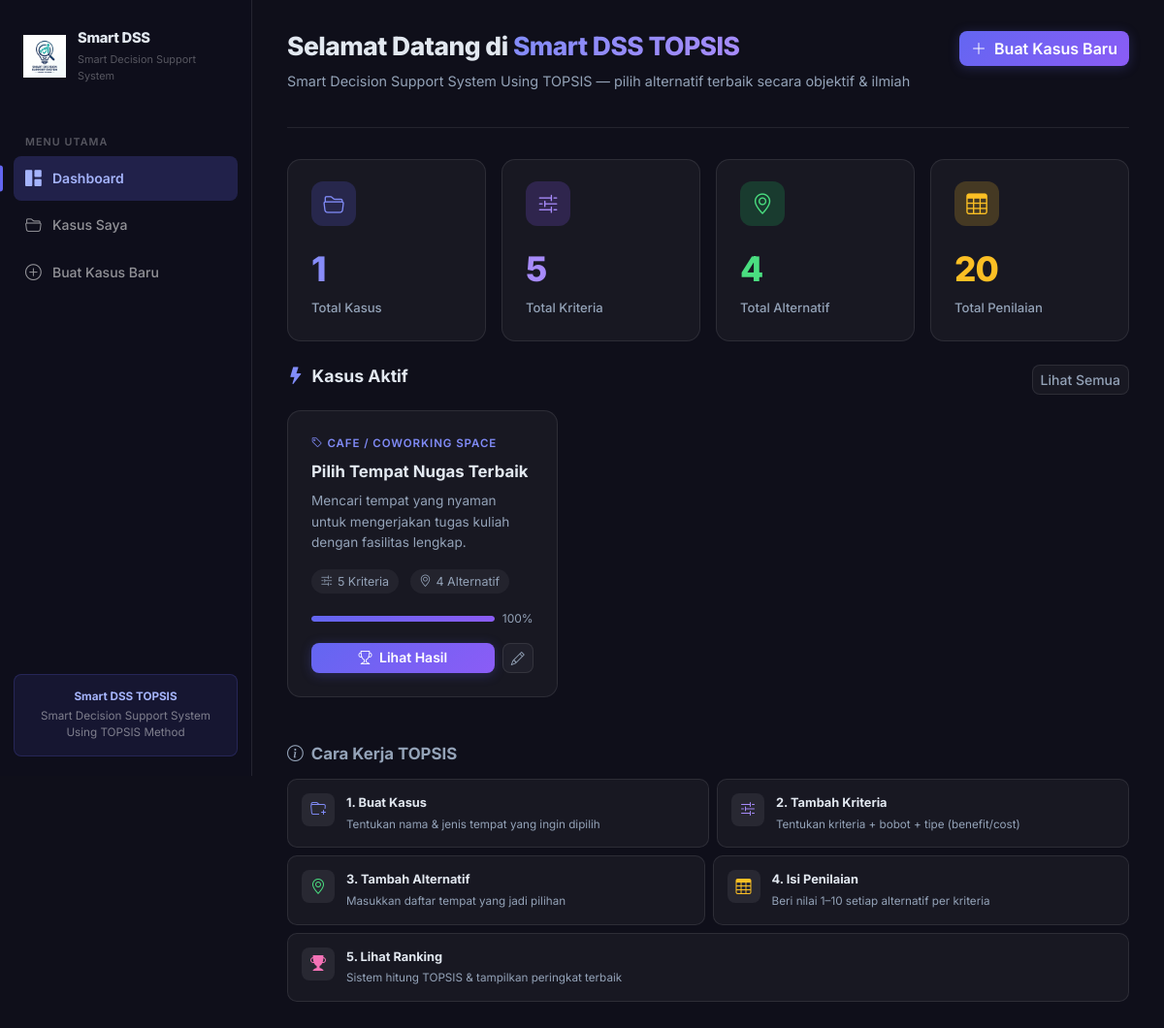
The page / on the database its author committed.
### tables this page shows
CREATE TABLE IF NOT EXISTS kasus (
  id          INT AUTO_INCREMENT PRIMARY KEY,
  nama        VARCHAR(255) NOT NULL,
  deskripsi   TEXT,
  tipe_tempat VARCHAR(100),
  created_at  TIMESTAMP DEFAULT CURRENT_TIMESTAMP
);

### controllers/KasusController.php (called while the page is built, shortened)
<?php
class KasusController {
    public function dashboard(): void {
        $stats      = getKasusStats();
        $kasus_list = getAllKasus();
        require BASE_PATH . '/views/layouts/header.php';
        require BASE_PATH . '/views/dashboard.php';
        require BASE_PATH . '/views/layouts/footer.php';
    }
}

### models/Kasus.php (called while the page is built, shortened)
<?php
function getAllKasus(): array {
    $db = getDB();
    $sql = "SELECT k.*,
                COUNT(DISTINCT kr.id) AS jumlah_kriteria,
                COUNT(DISTINCT a.id)  AS jumlah_alternatif
            FROM kasus k
            LEFT JOIN kriteria   kr ON kr.kasus_id = k.id
            LEFT JOIN alternatif a  ON a.kasus_id  = k.id
            GROUP BY k.id
            ORDER BY k.created_at DESC";
    return $db->query($sql)->fetchAll();
}
function getKasusStats(): array {
    $db  = getDB();
    $row = $db->query(
        "SELECT
            (SELECT COUNT(*) FROM kasus)      AS total_kasus,
            (SELECT COUNT(*) FROM kriteria)   AS total_kriteria,
            (SELECT COUNT(*) FROM alternatif) AS total_alternatif,
            (SELECT COUNT(*) FROM penilaian)  AS total_penilaian"
    )->fetch();
    return $row ?: ['total_kasus' => 0, 'total_kriteria' => 0, 'total_alternatif' => 0, 'total_penilaian' => 0];
}
function getKasusProgress(int $kasus_id): array {
    $db = getDB();
    $jmlKriteria   = (int)$db->query("SELECT COUNT(*) FROM kriteria   WHERE kasus_id = $kasus_id")->fetchColumn();
    $jmlAlternatif = (int)$db->query("SELECT COUNT(*) FROM alternatif WHERE kasus_id = $kasus_id")->fetchColumn();
    $jmlPenilaian  = 0;
    $totalRequired = $jmlKriteria * $jmlAlternatif;
    if ($totalRequired > 0) {
        $stmt = $db->prepare(
            "SELECT COUNT(*) FROM penilaian p
             INNER JOIN alternatif a ON a.id = p.alternatif_id
             INNER JOIN kriteria   k ON k.id = p.kriteria_id
             WHERE a.kasus_id = ? AND k.kasus_id = ?"
        );
        $stmt->execute([$kasus_id, $kasus_id]);
        $jmlPenilaian = (int)$stmt->fetchColumn();
    }
    return [
        'kriteria'   => $jmlKriteria   >= 2,
        'alternatif' => $jmlAlternatif >= 2,
        'penilaian'  => $totalRequired > 0 && $jmlPenilaian >= $totalRequired,
        'jml_kriteria'   => $jmlKriteria,
        'jml_alternatif' => $jmlAlternatif,
        'jml_penilaian'  => $jmlPenilaian,
        'total_required' => $totalRequired,
    ];
}

### views/dashboard.php (the view, shortened to what this page needs)
<div class="page-header fade-in-up">
  <div class="d-flex align-items-start justify-content-between flex-wrap gap-2">
    <div>
      <h1 class="page-title">
        Selamat Datang di <span class="gradient-text">Smart DSS TOPSIS</span>
      </h1>
      <p class="page-subtitle">Smart Decision Support System Using TOPSIS — pilih alternatif terbaik secara objektif &amp; ilmiah</p>
    </div>
    <a href="index.php?page=kasus&action=create" class="btn btn-gradient">
      <i class="bi bi-plus-lg me-1"></i> Buat Kasus Baru
    </a>
  </div>
</div>
<div class="row g-3 mb-4">
  <div class="col-sm-6 col-xl-3 fade-in-up delay-1">
    <div class="stat-card">
      <div class="stat-icon" style="background:rgba(99,102,241,.2);">
        <i class="bi bi-folder2-open" style="color:#818cf8;"></i>
      </div>
      <div class="stat-value gradient-text"><?= (int)$stats['total_kasus'] ?></div>
      <div class="stat-label">Total Kasus</div>
    </div>
  </div>
  <div class="col-sm-6 col-xl-3 fade-in-up delay-2">
    <div class="stat-card">
      <div class="stat-icon" style="background:rgba(139,92,246,.2);">
        <i class="bi bi-sliders2" style="color:#a78bfa;"></i>
      </div>
      <div class="stat-value" style="color:#a78bfa;"><?= (int)$stats['total_kriteria'] ?></div>
      <div class="stat-label">Total Kriteria</div>
    </div>
  </div>
  <div class="col-sm-6 col-xl-3 fade-in-up delay-3">
    <div class="stat-card">
      <div class="stat-icon" style="background:rgba(34,197,94,.2);">
        <i class="bi bi-geo-alt" style="color:#4ade80;"></i>
      </div>
      <div class="stat-value" style="color:#4ade80;"><?= (int)$stats['total_alternatif'] ?></div>
      <div class="stat-label">Total Alternatif</div>
    </div>
  </div>
  <div class="col-sm-6 col-xl-3 fade-in-up delay-4">
    <div class="stat-card">
      <div class="stat-icon" style="background:rgba(251,191,36,.2);">
        <i class="bi bi-table" style="color:#fbbf24;"></i>
      </div>
      <div class="stat-value" style="color:#fbbf24;"><?= (int)$stats['total_penilaian'] ?></div>
      <div class="stat-label">Total Penilaian</div>
    </div>
  </div>
</div>
<div class="d-flex align-items-center justify-content-between mb-3 fade-in-up">
  <h2 style="font-size:1.1rem;font-weight:700;color:var(--text);">
    <i class="bi bi-lightning-fill me-2" style="color:#818cf8;"></i>Kasus Aktif
  </h2>
  <a href="index.php?page=kasus" class="btn btn-ghost btn-sm">Lihat Semua</a>
</div>
<?php if (empty($kasus_list)): ?>
<div class="glass-card fade-in-up">
  <div class="card-body empty-state">
    <i class="bi bi-folder-plus d-block"></i>
    <p class="mb-1" style="color:var(--text-muted);font-size:1.05rem;">Belum ada kasus.</p>
    <p class="mb-3" style="color:var(--text-faint);font-size:.875rem;">Buat kasus pertama Anda untuk mulai menggunakan Smart DSS TOPSIS.</p>
    <a href="index.php?page=kasus&action=create" class="btn btn-gradient">
      <i class="bi bi-plus-lg me-1"></i> Buat Kasus Pertama
    </a>
  </div>
</div>
<?php else: ?>
<div class="row g-3">
<?php foreach ($kasus_list as $idx => $k):
  $prog = getKasusProgress((int)$k['id']);
  $done_count = ($prog['kriteria'] ? 1:0) + ($prog['alternatif'] ? 1:0) + ($prog['penilaian'] ? 1:0);
  $pct = round($done_count / 3 * 100);
?>
  <div class="col-md-6 col-xl-4 fade-in-up" style="animation-delay: <?= $idx * .06 ?>s;">
    <div class="kasus-card">
      <div class="kasus-tipe">
        <i class="bi bi-tag me-1"></i><?= htmlspecialchars($k['tipe_tempat'] ?: 'Umum') ?>
      </div>
      <div class="kasus-title"><?= htmlspecialchars($k['nama']) ?></div>
      <div class="kasus-desc text-truncate-2">
        <?= htmlspecialchars($k['deskripsi'] ?: 'Tidak ada deskripsi.') ?>
      </div>
      <div class="kasus-meta">
        <span class="kasus-meta-item"><i class="bi bi-sliders2"></i> <?= (int)$k['jumlah_kriteria'] ?> Kriteria</span>
        <span class="kasus-meta-item"><i class="bi bi-geo-alt"></i> <?= (int)$k['jumlah_alternatif'] ?> Alternatif</span>
      </div>
      <div class="d-flex align-items-center gap-2 mb-3">
        <div class="progress-bar-custom flex-grow-1">
          <div class="progress-fill" data-width="<?= $pct ?>"></div>
        </div>
        <span style="font-size:.75rem;color:var(--text-muted);flex-shrink:0;"><?= $pct ?>%</span>
      </div>
      <div class="d-flex gap-2 mt-auto">
        <?php if ($prog['penilaian']): ?>
          <a href="index.php?page=hasil&kasus_id=<?= $k['id'] ?>" class="btn btn-gradient btn-sm flex-grow-1">
            <i class="bi bi-trophy me-1"></i> Lihat Hasil
          </a>
        <?php else: ?>
          <a href="index.php?page=kasus&action=show&id=<?= $k['id'] ?>" class="btn btn-gradient btn-sm flex-grow-1">
            <i class="bi bi-arrow-right me-1"></i> Lanjutkan
          </a>
        <?php endif; ?>
        <a href="index.php?page=kasus&action=edit&id=<?= $k['id'] ?>" class="btn btn-ghost btn-sm">
          <i class="bi bi-pencil"></i>
        </a>
      </div>
    </div>
  </div>
<?php endforeach; ?>
</div>
<?php endif; ?>
<div class="mt-5 fade-in-up">
  <h2 style="font-size:1.05rem;font-weight:700;margin-bottom:1rem;color:var(--text-muted);">
    <i class="bi bi-info-circle me-2"></i>Cara Kerja TOPSIS
  </h2>
  <div class="row g-2">
    <?php
    $steps = [
      ['bi-folder-plus',   '#818cf8', 'Buat Kasus',        'Tentukan nama & jenis tempat yang ingin dipilih'],
      ['bi-sliders2',      '#a78bfa', 'Tambah Kriteria',   'Tentukan kriteria + bobot + tipe (benefit/cost)'],
      ['bi-geo-alt',       '#4ade80', 'Tambah Alternatif', 'Masukkan daftar tempat yang jadi pilihan'],
      ['bi-table',         '#fbbf24', 'Isi Penilaian',     'Beri nilai 1–10 setiap alternatif per kriteria'],
      ['bi-trophy-fill',   '#f472b6', 'Lihat Ranking',     'Sistem hitung TOPSIS & tampilkan peringkat terbaik'],
    ];
    foreach ($steps as $i => $s): ?>
    <div class="col-sm-6 col-lg-4 col-xl-auto flex-xl-fill">
      <div style="background:var(--bg-card);border:1px solid var(--border);border-radius:10px;padding:.875rem;display:flex;align-items:flex-start;gap:.75rem;">
        <div style="width:34px;height:34px;border-radius:8px;background:rgba(255,255,255,.07);display:flex;align-items:center;justify-content:center;flex-shrink:0;">
          <i class="bi <?= $s[0] ?>" style="color:<?= $s[1] ?>;font-size:1rem;"></i>
        </div>
        <div>
          <div style="font-size:.8rem;font-weight:700;color:var(--text);margin-bottom:2px;"><?= $i+1 ?>. <?= $s[2] ?></div>
          <div style="font-size:.73rem;color:var(--text-muted);"><?= $s[3] ?></div>
        </div>
      </div>
    </div>
    <?php endforeach; ?>
  </div>
</div>

### assets/css/style.css (style rules this page uses)
*, *::before, *::after { box-sizing: border-box; margin: 0; padding: 0; }
:root { --accent: #6366f1; --accent-light: #8b5cf6; --accent-glow: rgba(99, 102, 241, 0.25); --bg: #0f0f1a; --bg-card: rgba(255, 255, 255, 0.04); --bg-card-h: rgba(255, 255, 255, 0.07); --border: rgba(255, 255, 255, 0.09); --border-a: rgba(99, 102, 241, 0.4); --text: #e2e8f0; --text-muted: #94a3b8; --text-faint: rgba(255, 255, 255, 0.3); --green: #22c55e; --red: #ef4444; --gold: #fbbf24; --sidebar-w: 260px; --radius: 14px; --radius-sm: 8px; --shadow: 0 8px 32px rgba(0,0,0,0.4); }
html { scroll-behavior: smooth; }
body { font-family: 'Inter', system-ui, sans-serif; background: var(--bg); color: var(--text); min-height: 100vh; font-size: 15px; line-height: 1.6; }
.page-header { margin-bottom: 2rem; padding-bottom: 1.25rem; border-bottom: 1px solid var(--border); }
.page-title { font-size: 1.65rem; font-weight: 800; letter-spacing: -.5px; }
.page-subtitle { color: var(--text-muted); font-size: 0.9rem; margin-top: 3px; }
.gradient-text { background: linear-gradient(135deg, #818cf8, #a78bfa); -webkit-background-clip: text; -webkit-text-fill-color: transparent; background-clip: text; }
.stat-card { background: var(--bg-card); border: 1px solid var(--border); border-radius: var(--radius); padding: 1.4rem 1.5rem; transition: all .25s ease; position: relative; overflow: hidden; }
.stat-card::after { content: ''; position: absolute; top: -40%; right: -20%; width: 120px; height: 120px; border-radius: 50%; opacity: .06; }
.stat-icon { width: 46px; height: 46px; border-radius: 12px; display: flex; align-items: center; justify-content: center; font-size: 1.35rem; margin-bottom: 1rem; }
.stat-value { font-size: 2.2rem; font-weight: 800; letter-spacing: -1px; }
.stat-label { font-size: 0.82rem; color: var(--text-muted); font-weight: 500; margin-top: 2px; }
.btn-gradient { background: linear-gradient(135deg, var(--accent), var(--accent-light)); border: none; color: #fff; font-weight: 600; border-radius: var(--radius-sm); transition: all .25s ease; box-shadow: 0 2px 12px var(--accent-glow); }
.btn-ghost { background: var(--bg-card); border: 1px solid var(--border); color: var(--text-muted); border-radius: var(--radius-sm); font-weight: 500; transition: all .2s ease; }
.progress-bar-custom { height: 6px; background: rgba(255,255,255,.08); border-radius: 3px; overflow: hidden; }
.progress-fill { height: 100%; background: linear-gradient(90deg, var(--accent), var(--accent-light)); border-radius: 3px; width: 0%; transition: width 1s ease; }
.kasus-card { background: var(--bg-card); border: 1px solid var(--border); border-radius: var(--radius); padding: 1.5rem; transition: all .25s ease; height: 100%; display: flex; flex-direction: column; }
.kasus-tipe { font-size: .72rem; text-transform: uppercase; letter-spacing: .08em; color: #818cf8; font-weight: 600; margin-bottom: .4rem; }
.kasus-title { font-size: 1.05rem; font-weight: 700; margin-bottom: .4rem; }
.kasus-desc { font-size: .85rem; color: var(--text-muted); flex: 1; }
.kasus-meta { display: flex; gap: .75rem; margin-top: 1rem; margin-bottom: 1rem; flex-wrap: wrap; }
.kasus-meta-item { font-size: .78rem; color: var(--text-muted); background: rgba(255,255,255,.05); padding: .15rem .6rem; border-radius: 20px; display: flex; align-items: center; gap: .3rem; }
.fade-in-up { animation: fadeInUp .4s ease both; }
.delay-1 { animation-delay: .08s; }
.delay-2 { animation-delay: .16s; }
.delay-3 { animation-delay: .24s; }
.delay-4 { animation-delay: .32s; }

### rows shown on the page
kasus: tipe_tempat "CAFE / COWORKING SPACE", nama "Pilih Tempat Nugas Terbaik", deskripsi "Mencari tempat yang nyaman untuk mengerjakan tugas kuliah dengan fasilitas lengkap.", jumlah_kriteria "5", jumlah_alternatif "4", pct "100"

### other values the page prints
$stats['total_kasus'] "1"
$stats['total_kriteria'] "5"
$stats['total_alternatif'] "4"
$stats['total_penilaian'] "20"
$s[2] "Buat Kasus"
$s[3] "Tentukan nama & jenis tempat yang ingin dipilih"
$s[2] "Tambah Kriteria"
$s[3] "Tentukan kriteria + bobot + tipe (benefit/cost)"
$s[2] "Tambah Alternatif"
$s[3] "Masukkan daftar tempat yang jadi pilihan"
$s[2] "Isi Penilaian"
$s[3] "Beri nilai 1–10 setiap alternatif per kriteria"
$s[2] "Lihat Ranking"
$s[3] "Sistem hitung TOPSIS & tampilkan peringkat terbaik"
